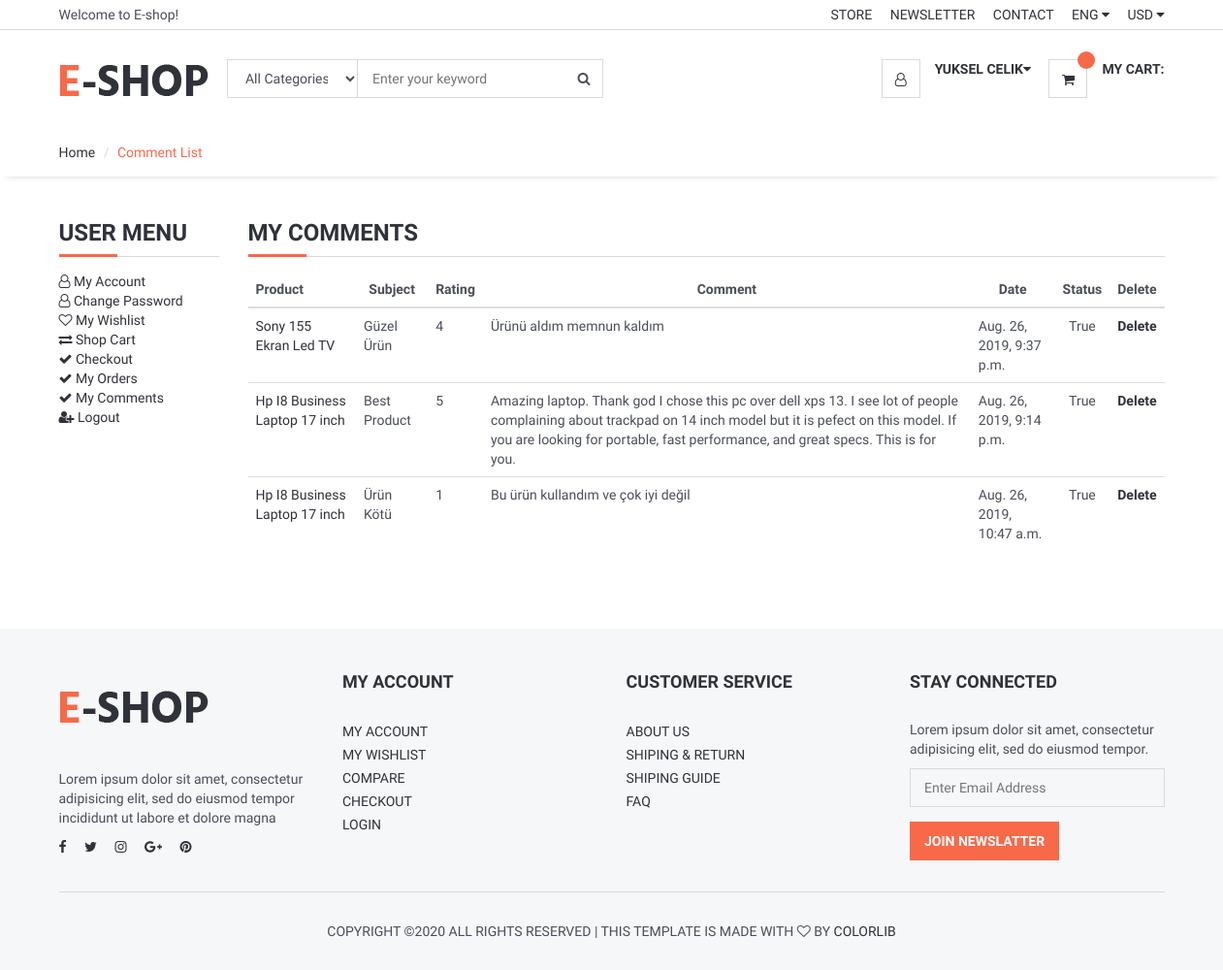
The app's page /comments (signed in) with its own data.
### home/models.py (models this page shows, shortened)
class Comment(models.Model):
    STATUS = (
        (1, 'True'),
        (0, 'False'),
    )
    RATING = (
        (1, 1),
        (2, 2),
        (3, 3),
        (4, 4),
        (5, 5),
    )
    product = models.ForeignKey(Product, on_delete=models.CASCADE)
    user = models.ForeignKey(User, on_delete=models.CASCADE)
    subject = models.CharField(max_length=50)
    message = models.TextField(max_length=255)
    status = models.IntegerField(choices=STATUS,default=0)
    rating = models.IntegerField(choices=RATING, default=0)
    create_at = models.DateTimeField(auto_now_add=True)
    update_at = models.DateTimeField(auto_now=True)

### products/models.py (models this page shows, shortened)
class Product(models.Model):
    STATUS = (
        (1, 'True'),
        (0, 'False'),
    )
    category = models.ForeignKey(Category, on_delete=models.CASCADE)
    name = models.CharField(max_length=150)
    keywords = models.CharField(max_length=255)
    description = models.CharField(max_length=255)
    price = models.FloatField()
    amount = models.IntegerField()
    image = models.ImageField(upload_to='images/')
    detail = RichTextUploadingField(blank=True)
    status = models.IntegerField(choices=STATUS)
    create_at = models.DateTimeField(auto_now_add=True)
    update_at = models.DateTimeField(auto_now=True)
    def __str__(self):
        return self.name
    class Meta:
        verbose_name = "Product"
        verbose_name_plural = "Products"

### home/views.py (the view)
# urls.py: path('comments', views.comment_list, name='comments'),
@login_required(login_url='/login')
def comment_list(request):
    current_user = request.user
    comments = Comment.objects.filter(user=current_user.id).order_by('-id')
    context = {'page': 'comments',
               'comments': comments,
               }
    return render(request, "comment_list.html",context)

### home/templates/comment_list.html (shortened to what this page needs)
{% extends "_homebase.html" %}
{% load static %}
{% block body %}
    <div id="breadcrumb">
        <div class="container">
            <ul class="breadcrumb">
                <li><a href="/">Home</a></li>
                <li class="active">Comment List</li>
            </ul>
        </div>
    </div>
    <div class="section">
        <div class="container">
            <div class="row">
                <div class="col-md-2">
                    <div class="billing-details">
                        {% include 'user_menu.html' %}
                    </div>
                </div>
                <div class="col-md-10">
                    <div class="shiping-methods">
                        <div class="order-summary clearfix">
                            <div class="section-title">
                                <h3 class="title">My Comments</h3>
                            </div>
                            <table class="table" cellspacing="2">
                                <thead>
                                <tr>
                                    <th class="text-left">Product</th>
                                    <th class="text-center">Subject</th>
                                    <th class="text-center">Rating</th>
                                    <th class="text-center">Comment</th>
                                    <th class="text-center">Date</th>
                                    <th class="text-center">Status</th>
                                    <th class="text-right">Delete</th>
                                </tr>
                                </thead>
                                <tbody>
                                {% for rs in comments %}
                                    <tr>
                                        <td class="qty text-left"><a href="/product/{{ rs.product_id }}"> {{ rs.product }}</a></td>
                                        <td class="qty text-left">{{ rs.subject }}</td>
                                        <td class="qty text-left">{{ rs.rating }}</td>
                                        <td class="qty text-left">{{ rs.message }}</td>
                                        <td class="qty text-left">{{ rs.create_at }}</td>
                                        <td class="qty text-center">
                                            {% if rs.status == 1 %}    True {% else %} False {% endif %}
                                        </td>
                                        <td class="text-right"><a href="/deletecomment/{{ rs.id }}" onclick="return confirm('Are you sure you want to delete this comment?')" ><strong>Delete</strong></a></td>
                                    </tr>
                                {% endfor %}
                                </tbody>
                            </table>
                        </div>
                    </div>
                </div>
            </div>
        </div>
    </div>
{% endblock %}

### home/templates/_homebase.html (shortened to what this page needs)
<!DOCTYPE html>
<html lang="en">
<head>
    {% load static %}
	<link type="text/css" rel="stylesheet" href="{% static 'css/bootstrap.min.css' %}" />
	<link type="text/css" rel="stylesheet" href="{% static 'css/slick.css' %}" />
	<link type="text/css" rel="stylesheet" href="{% static 'css/slick-theme.css' %}" />
	<link type="text/css" rel="stylesheet" href="{% static 'css/nouislider.min.css' %}" />
	<link rel="stylesheet" href="{% static 'css/font-awesome.min.css' %}">
	<link type="text/css" rel="stylesheet" href="{% static 'css/style.css' %}" />
</head>
<body>
	<header>
		<div id="top-header">
			<div class="container">
				<div class="pull-left">
					<span>Welcome to E-shop!</span>
				</div>
				<div class="pull-right">
					<ul class="header-top-links">
						<li><a href="#">Store</a></li>
						<li><a href="#">Newsletter</a></li>
						<li><a href="/contact">Contact</a></li>
						<li class="dropdown default-dropdown">
							<a class="dropdown-toggle" data-toggle="dropdown" aria-expanded="true">ENG <i class="fa fa-caret-down"></i></a>
						</li>
						<li class="dropdown default-dropdown">
							<a class="dropdown-toggle" data-toggle="dropdown" aria-expanded="true">USD <i class="fa fa-caret-down"></i></a>
						</li>
					</ul>
				</div>
			</div>
		</div>
		<div id="header">
			<div class="container">
				<div class="pull-left">
					<div class="header-logo">
						<a class="logo" href="/">
							<img src="{% static '/' %}img/logo.png" alt="">
						</a>
					</div>
					<div class="header-search">
						<form>
							<input class="input search-input" type="text" placeholder="Enter your keyword">
							<select class="input search-categories">
								<option value="0">All Categories</option>
							</select>
							<button class="search-btn"><i class="fa fa-search"></i></button>
						</form>
					</div>
				</div>
				<div class="pull-right">
					<ul class="header-btns">
						<li class="header-account dropdown default-dropdown">
                            {% if user.id is not None %}
                            <div class="dropdown-toggle" role="button" data-toggle="dropdown" aria-expanded="true">
								<div class="header-btns-icon">
									<i class="fa fa-user-o"></i>
								</div>
								<strong class="text-uppercase">{{ user.first_name }}  {{ user.last_name }}<i class="fa fa-caret-down"></i></strong>
							</div>
                            {% else %}
							<a href="/login" class="text-uppercase">Login</a> /
                            <a href="/join" class="text-uppercase">Join</a>
                            {% endif %}
						</li>
						<li class="header-cart dropdown default-dropdown">
							<a href="/order/shopcart" >
								<div class="header-btns-icon">
									<i class="fa fa-shopping-cart"></i>
									<span class="qty">{{request.session.cart_items}}</span>
								</div>
								<strong class="text-uppercase">My Cart:</strong>
							</a>
						</li>
					</ul>
				</div>
			</div>
		</div>
	</header>
      {% block body %} {% endblock %}
	<footer id="footer" class="section section-grey">
		<div class="container">
			<div class="row">
				<div class="col-md-3 col-sm-6 col-xs-6">
					<div class="footer">
						<div class="footer-logo">
							<a class="logo" href="#">
		            <img src="{% static '/' %}img/logo.png" alt="">
		          </a>
						</div>
						<p>Lorem ipsum dolor sit amet, consectetur adipisicing elit, sed do eiusmod tempor incididunt ut labore et dolore magna</p>
						<ul class="footer-social">
							<li><a href="#"><i class="fa fa-facebook"></i></a></li>
							<li><a href="#"><i class="fa fa-twitter"></i></a></li>
							<li><a href="#"><i class="fa fa-instagram"></i></a></li>
							<li><a href="#"><i class="fa fa-google-plus"></i></a></li>
							<li><a href="#"><i class="fa fa-pinterest"></i></a></li>
						</ul>
					</div>
				</div>
				<div class="col-md-3 col-sm-6 col-xs-6">
					<div class="footer">
						<h3 class="footer-header">My Account</h3>
						<ul class="list-links">
							<li><a href="#">My Account</a></li>
							<li><a href="#">My Wishlist</a></li>
							<li><a href="#">Compare</a></li>
							<li><a href="#">Checkout</a></li>
							<li><a href="#">Login</a></li>
						</ul>
					</div>
				</div>
				<div class="col-md-3 col-sm-6 col-xs-6">
					<div class="footer">
						<h3 class="footer-header">Customer Service</h3>
						<ul class="list-links">
							<li><a href="#">About Us</a></li>
							<li><a href="#">Shiping & Return</a></li>
							<li><a href="#">Shiping Guide</a></li>
							<li><a href="#">FAQ</a></li>
						</ul>
					</div>
				</div>
				<div class="col-md-3 col-sm-6 col-xs-6">
					<div class="footer">
						<h3 class="footer-header">Stay Connected</h3>
						<p>Lorem ipsum dolor sit amet, consectetur adipisicing elit, sed do eiusmod tempor.</p>
						<form>
							<div class="form-group">
								<input class="input" placeholder="Enter Email Address">
							</div>
							<button class="primary-btn">Join Newslatter</button>
						</form>
					</div>
				</div>
			</div>
			<hr>
			<div class="row">
				<div class="col-md-8 col-md-offset-2 text-center">
					<div class="footer-copyright">
						Copyright &copy;<script>document.write(new Date().getFullYear());</script> All rights reserved | This template is made with <i class="fa fa-heart-o" aria-hidden="true"></i> by <a href="https://colorlib.com" target="_blank">Colorlib</a>
					</div>
				</div>
			</div>
		</div>
	</footer>
</body>
</html>

### home/static/css/style.css (style rules this page uses)
body { font-family: 'Hind', sans-serif; color: #4A4E5A; overflow-x: hidden; }
h1, h2, h3, h4, h5, h6 { color: #30323A; margin: 0 0 10px; font-weight: 700; }
a { color: #30323A; -webkit-transition: 0.3s color; transition: 0.3s color; }
strong { color: #30323A; }
ul, ol { margin: 0; padding: 0; list-style: none }
hr { margin-top: 15px; margin-bottom: 15px; border-color: #DADADA; }
.main-btn, .primary-btn { display: inline-block; padding: 10px 15px; text-transform: uppercase; font-weight: 700; border: none; -webkit-transition: 0.3s all; transition: 0.3s all; }
.primary-btn { color: #FFF; background-color: #F8694A; }
.input { width: 100%; height: 40px; padding: 0px 15px; border: none; background-color: transparent; -webkit-box-shadow: 0px 0px 0px 1px #DADADA inset, 0px 0px 0px 5px transparent; box-shadow: 0px 0px 0px 1px #DADADA inset, 0px 0px 0px 5px transparent; -webkit-transition: 0.3s all; transition: 0.3s all; }
.list-links li>a { position: relative; display: inline-block; text-transform: uppercase; padding: 2px 0px; -webkit-transition: 0.3s all; transition: 0.3s all; }
.list-links li>a:before { content: "\f105"; position: absolute; left: 0px; font-family: FontAwesome; -webkit-transform: translateX(-10px); -ms-transform: translateX(-10px); transform: translateX(-10px); opacity: 0; visibility: hidden; -webkit-transition: 0.3s all; transition: 0.3s all; }
.section { padding-top: 30px; padding-bottom: 30px; }
.section-grey { background: #F6F7F8; }
.section-title { position: relative; margin-bottom: 15px; margin-top: 15px; border-bottom: 1px solid #DADADA; }
.section-title .title { display: inline-block; text-transform: uppercase; }
.section-title:after { content: ""; position: absolute; left: 0; bottom: -1.5px; height: 3px; width: 60px; background-color: #F8694A; }
#breadcrumb { -webkit-box-shadow: 0px 6px 6px -6px rgba(0, 0, 0, 0.175); box-shadow: 0px 6px 6px -6px rgba(0, 0, 0, 0.175); }
.breadcrumb { background-color: transparent; border: none; border-radius: 0px; padding: 15px 0px; margin: 0; }
.breadcrumb>.active { color: #F8694A; }
.breadcrumb>li+li:before { color: #DADADA; }
#header { padding-top: 15px; padding-bottom: 15px; }
#top-header { padding-top: 5px; padding-bottom: 5px; border-bottom: 1px solid #DADADA; }
.header-top-links>li { display: inline-block; }
.header-top-links>li+li { margin-left: 15px; }
.header-top-links>li>a { cursor: pointer; text-transform: uppercase; }
.header-logo { display: inline-block; margin-right: 15px; }
.header-logo .logo>img { width: 100%; max-height: 70px; }
.header-search { display: inline-block; padding: 15px 0px; max-width: 400px; }
.header-search>form { position: relative; }
.header-search>form .search-input { padding-left: 150px; padding-right: 45px; }
.header-search>form .search-categories { position: absolute; left: 0px; top: 0px; width: 135px; }
.header-search>form .search-btn { position: absolute; top: 0px; right: 0px; width: 40px; height: 40px; background-color: transparent; border: none; }
.header-btns>li { display: inline-block; vertical-align: top; padding: 15px 0px; }
.header-btns>li+li { margin-left: 15px; }
.header-btns>li .header-btns-icon { position: relative; float: left; margin-right: 15px; width: 40px; height: 40px; line-height: 40px; text-align: center; color: #30323A; background-color: #FFF; border: 1px solid #DADADA; }
.header-btns .dropdown-toggle { display: block; cursor: pointer; }
.header-cart .header-btns-icon .qty { position: absolute; right: -9px; top: -9px; width: 18px; height: 18px; line-height: 18px; text-align: center; font-size: 10px; background: #F8694A; color: #FFF; border-radius: 50%; }
.shiping-methods { margin-bottom: 30px; }
.footer { margin: 15px 0px; }
.footer .footer-header { font-size: 18px; text-transform: uppercase; margin-bottom: 30px; }
.footer-logo { margin-bottom: 30px; }
.footer-logo .logo { display: inline-block; }
.footer-logo .logo>img { width: 100%; max-height: 70px; }
.footer-social>li { display: inline-block; margin-right: 15px; margin-bottom: 6px; }
.footer-social>li:last-child { margin-right: 0px; }
.footer-copyright { margin-top: 15px; text-transform: uppercase; font-size: 14px; }

### records on screen
Comment: product "Sony 155 Ekran Led TV", subject "Güzel Ürün", rating "4", message "Ürünü aldım memnun kaldım", create_at "Aug. 26, 2019, 9:37 p.m.", status "True"
Comment: product "Hp I8 Business Laptop 17 inch", subject "Best Product", rating "5", message "Amazing laptop. Thank god I chose this pc over dell xps 13. I see lot of people complaining about trackpad on 14 inch model but it is pefect on this model. If you are looking for portable, fast performance, and great specs. This is for you.", create_at "Aug. 26, 2019, 9:14 p.m.", status "True"
Comment: product "Hp I8 Business Laptop 17 inch", subject "Ürün Kötü", rating "1", message "Bu ürün kullandım ve çok iyi değil", create_at "Aug. 26, 2019, 10:47 a.m.", status "True"

### other values on screen
{{ user.first_name }} "YUKSEL"
{{ user.last_name }} "CELIK"
